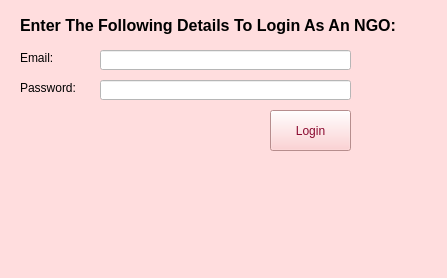
<?xml version="1.0" encoding="UTF-8"?>
<ui version="4.0">
 <class>NGOScreen</class>
 <widget class="QMainWindow" name="NGOScreen">
  <property name="geometry">
   <rect>
    <x>0</x>
    <y>0</y>
    <width>447</width>
    <height>278</height>
   </rect>
  </property>
  <property name="windowTitle">
   <string>NGO Login</string>
  </property>
  <property name="styleSheet">
   <string notr="true">background-color: rgb(255, 221, 222);</string>
  </property>
  <widget class="QWidget" name="centralwidget">
   <widget class="QLabel" name="label">
    <property name="geometry">
     <rect>
      <x>20</x>
      <y>30</y>
      <width>47</width>
      <height>13</height>
     </rect>
    </property>
    <property name="text">
     <string/>
    </property>
   </widget>
   <widget class="QLabel" name="label_2">
    <property name="geometry">
     <rect>
      <x>20</x>
      <y>10</y>
      <width>451</width>
      <height>31</height>
     </rect>
    </property>
    <property name="font">
     <font>
      <pointsize>12</pointsize>
      <weight>75</weight>
      <bold>true</bold>
     </font>
    </property>
    <property name="text">
     <string>Enter The Following Details To Login As An NGO:</string>
    </property>
   </widget>
   <widget class="QLabel" name="label_3">
    <property name="geometry">
     <rect>
      <x>20</x>
      <y>50</y>
      <width>91</width>
      <height>16</height>
     </rect>
    </property>
    <property name="text">
     <string>Email:</string>
    </property>
   </widget>
   <widget class="QLabel" name="label_4">
    <property name="geometry">
     <rect>
      <x>20</x>
      <y>80</y>
      <width>81</width>
      <height>16</height>
     </rect>
    </property>
    <property name="text">
     <string>Password:</string>
    </property>
   </widget>
   <widget class="QLineEdit" name="ngoEmail">
    <property name="geometry">
     <rect>
      <x>100</x>
      <y>50</y>
      <width>251</width>
      <height>20</height>
     </rect>
    </property>
    <property name="styleSheet">
     <string notr="true">background-color:white;</string>
    </property>
   </widget>
   <widget class="QLineEdit" name="ngoPassword">
    <property name="geometry">
     <rect>
      <x>100</x>
      <y>80</y>
      <width>251</width>
      <height>20</height>
     </rect>
    </property>
    <property name="styleSheet">
     <string notr="true">background-color:white;</string>
    </property>
   </widget>
   <widget class="QPushButton" name="ngoLoginBtn">
    <property name="geometry">
     <rect>
      <x>270</x>
      <y>110</y>
      <width>81</width>
      <height>41</height>
     </rect>
    </property>
    <property name="styleSheet">
     <string notr="true">color: rgb(138, 9, 47);
background-color:rgb(255, 197, 198);;</string>
    </property>
    <property name="text">
     <string>Login</string>
    </property>
   </widget>
   <widget class="QLabel" name="label_9">
    <property name="geometry">
     <rect>
      <x>10</x>
      <y>180</y>
      <width>131</width>
      <height>51</height>
     </rect>
    </property>
    <property name="text">
     <string/>
    </property>
    <property name="pixmap">
     <pixmap>../Logo.png</pixmap>
    </property>
    <property name="scaledContents">
     <bool>true</bool>
    </property>
   </widget>
  </widget>
  <widget class="QMenuBar" name="menubar">
   <property name="geometry">
    <rect>
     <x>0</x>
     <y>0</y>
     <width>447</width>
     <height>36</height>
    </rect>
   </property>
  </widget>
  <widget class="QStatusBar" name="statusbar"/>
 </widget>
 <resources/>
 <connections/>
</ui>
